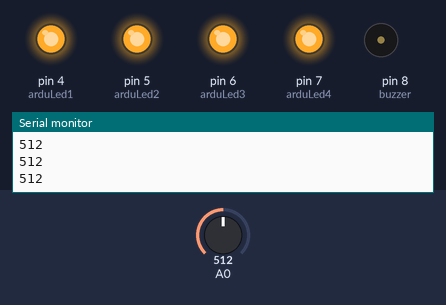
The sketch below on a simulated Arduino Uno, built with avr-gcc and run on an emulated ATmega328P. Shown: output pins drawn as LEDs (lit = HIGH), buzzer (waves = sounding), the last lines printed to the serial monitor. The inputs (shaded band) are chosen by the test bench; at power-on: A0 = 512. Pins used as bus, display or sensor lines are not drawn.

Above: at 1.2 s.
1.3 s: A0 set to 415
2.8 s: A0 set to 390
At 3.2 s:
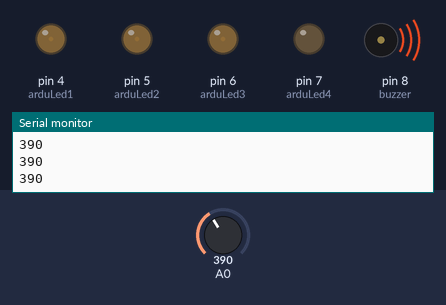
4.3 s: A0 set to 410
At 5.0 s:
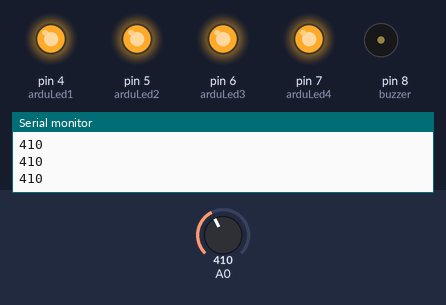
5.8 s: A0 set to 306
At 6.7 s:
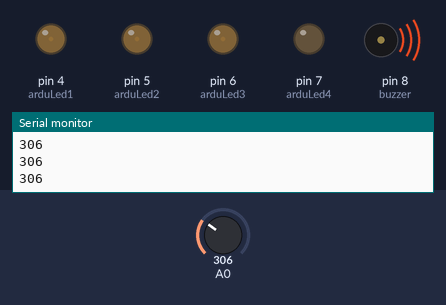
7.3 s: A0 set to 290
At 8.4 s:
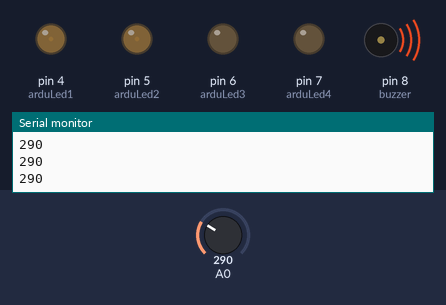
8.8 s: A0 set to 190
At 10.2 s:
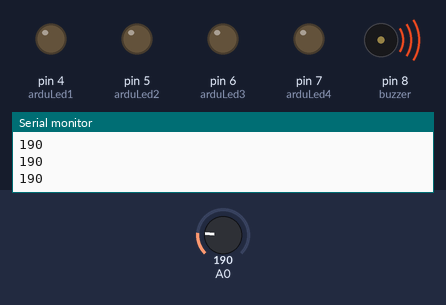
Timing chart, 0 to 11.3 s (numbered marks = the images above; inputs shaded):
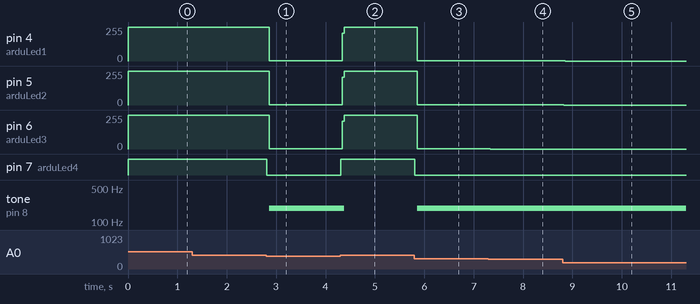

Measured:
- the behaviour switches between 401 and 400 on A0 (found by bisection; images 0 and 1)
- after the input at 2.8 s, pin 4 (arduLed1): 255/255 → 2/255 after 0.06 s; pin 5 (arduLed2), pin 6 (arduLed3): 255/255 → 1/255 after 0.06 s; pin 7 (arduLed4): HIGH → LOW at once; tone on pin 8 (buzzer): silent → 192 Hz after 0.06 s
- after the input at 4.3 s, pin 4 (arduLed1): 2/255 → 255/255 at once; pin 5 (arduLed2), pin 6 (arduLed3): 1/255 → 255/255 at once; pin 7 (arduLed4): LOW → HIGH at once; tone on pin 8 (buzzer): 192 Hz → silent after 0.08 s
- after the input at 5.8 s, pin 4 (arduLed1): 255/255 → 2/255 after 0.06 s; pin 5 (arduLed2), pin 6 (arduLed3): 255/255 → 1/255 after 0.06 s; pin 7 (arduLed4): HIGH → LOW at once; tone on pin 8 (buzzer): silent → 192 Hz after 0.06 s
- after the input at 7.3 s, pin 6 (arduLed3): 1/255 → 0/255 at once
- after the input at 8.8 s, pin 4 (arduLed1): 2/255 → 0/255 after 0.06 s; pin 5 (arduLed2): 1/255 → 0/255 at once

The sketch:

arduino_basinc.ino
```cpp
int basinc;
const int arduLed1 = 4; //Ardustar Led 1
const int arduLed2 = 5; //Ardustar Led 2
const int arduLed3 = 6; //Ardustar Led 3
const int arduLed4 = 7; //Ardustar Led 4

int buzzer = 8;


void setup() {
     pinMode(buzzer, OUTPUT);
      Serial.begin(9600);

     pinMode(arduLed1, OUTPUT);
     pinMode(arduLed2, OUTPUT);
     pinMode(arduLed3, OUTPUT);
     pinMode(arduLed4, OUTPUT);

}

void loop() {
  int basinc = analogRead(0);
  Serial.println(basinc);


  if(basinc > 100) {
    digitalWrite(arduLed1, HIGH);   // Led 1 yan
    digitalWrite(buzzer,HIGH); // ses açılır
  }
  else {
    digitalWrite(arduLed1, LOW);   // Led 1 sön
    digitalWrite(buzzer,LOW); // ses kapanır
  }
     if(basinc > 200) {
    digitalWrite(arduLed1, HIGH); // Led 1-2 yan
    digitalWrite(arduLed2, HIGH);
    digitalWrite(buzzer,HIGH); //ses açılır
  }
  else {
    digitalWrite(arduLed1, LOW);
    digitalWrite(arduLed2, LOW);// Led 1-2 sön
    digitalWrite(buzzer,LOW); //ses kapanır
  }
     if(basinc > 300) {
    digitalWrite(arduLed1, HIGH);
    digitalWrite(arduLed2, HIGH);
    digitalWrite(arduLed3, HIGH);// Led 1-2-3 yan
    digitalWrite(buzzer,HIGH);//ses açılır
  }
  else {
    digitalWrite(arduLed1, LOW);
    digitalWrite(arduLed2, LOW);
    digitalWrite(arduLed3, LOW);// Led 1-2-3 sön
    digitalWrite(buzzer,LOW);//ses kapanır
  }
    if(basinc > 400) {
    digitalWrite(arduLed1, HIGH);
    digitalWrite(arduLed2, HIGH);
    digitalWrite(arduLed3, HIGH);
    digitalWrite(arduLed4, HIGH);// Led 1-2-3-4 yan
    digitalWrite(buzzer,HIGH);  //ses açılır
  }
  else {
    digitalWrite(arduLed1, LOW);
    digitalWrite(arduLed2, LOW);
    digitalWrite(arduLed3, LOW);
    digitalWrite(arduLed4, LOW);// Led 1-2-3-4 sön
    digitalWrite(buzzer,LOW);  //ses kapanır
  }
}
```
